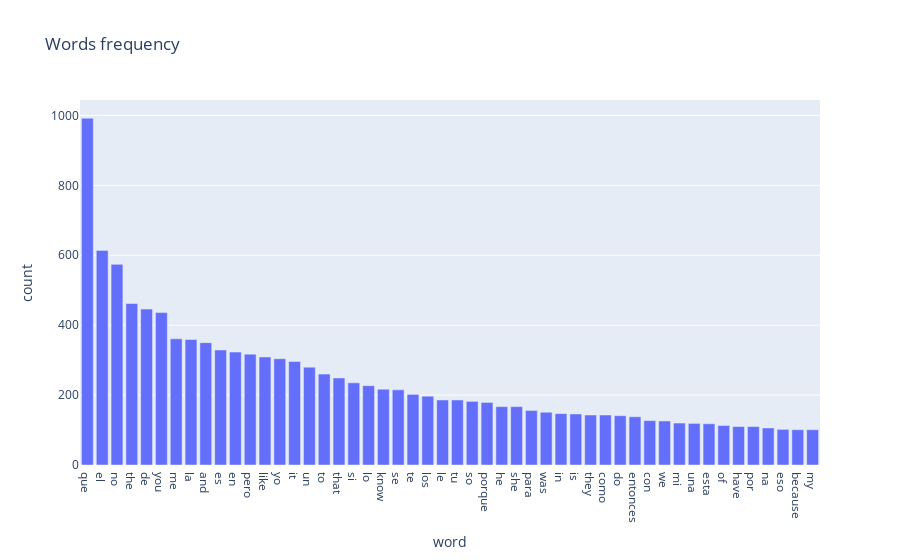

The code cell stored with this chart in its notebook:
### Code cell
import plotly.express as px
import plotly.graph_objects as go
def get_top_n_words(corpus, n=None):
    vec = CountVectorizer().fit(corpus)
    bag_of_words = vec.transform(corpus)
    sum_words = bag_of_words.sum(axis=0) 
    words_freq = [(word, sum_words[0, idx]) for word, idx in     vec.vocabulary_.items()]
    words_freq =sorted(words_freq, key = lambda x: x[1], reverse=True)
    return words_freq[:n]

words_freq = get_top_n_words(uters_texts, 50)
words = [w[0] for w in words_freq]
freq = [w[1] for w in words_freq]

fig = go.Figure(data=[
    go.Bar(name='1', x=words, y=freq),
])
fig.update_layout(
    title=f"Words frequency",
    xaxis_title='word',
    yaxis_title="count",
)

fig.show()

### Figure 1 — Plotly figure (JSON) as saved in the notebook; plotly's stock layout.template omitted (floating-point values rounded to 4 significant figures)
{"data": [{"name": "1", "type": "bar", "x": ["que", "el", "no", "the", "de", "you", "me", "la", "and", "es", "en", "pero", "like", "yo", "it", "un", "to", "that", "si", "lo", "know", "se", "te", "los", "le", "tu", "so", "porque", "he", "she", "para", "was", "in", "is", "they", "como", "do", "entonces", "con", "we", "mi", "una", "esta", "of", "have", "por", "na", "eso", "because", "my"], "y": [992, 614, 574, 462, 446, 436, 361, 359, 350, 329, 323, 317, 309, 304, 296, 280, 260, 249, 235, 227, 217, 215, 202, 197, 186, 186, 182, 179, 167, 167, 156, 151, 147, 146, 143, 143, 141, 138, 127, 126, 120, 119, 118, 113, 110, 110, 106, 102, 101, 101]}], "layout": {"title": {"text": "Words frequency"}, "xaxis": {"title": {"text": "word"}}, "yaxis": {"title": {"text": "count"}}}}
